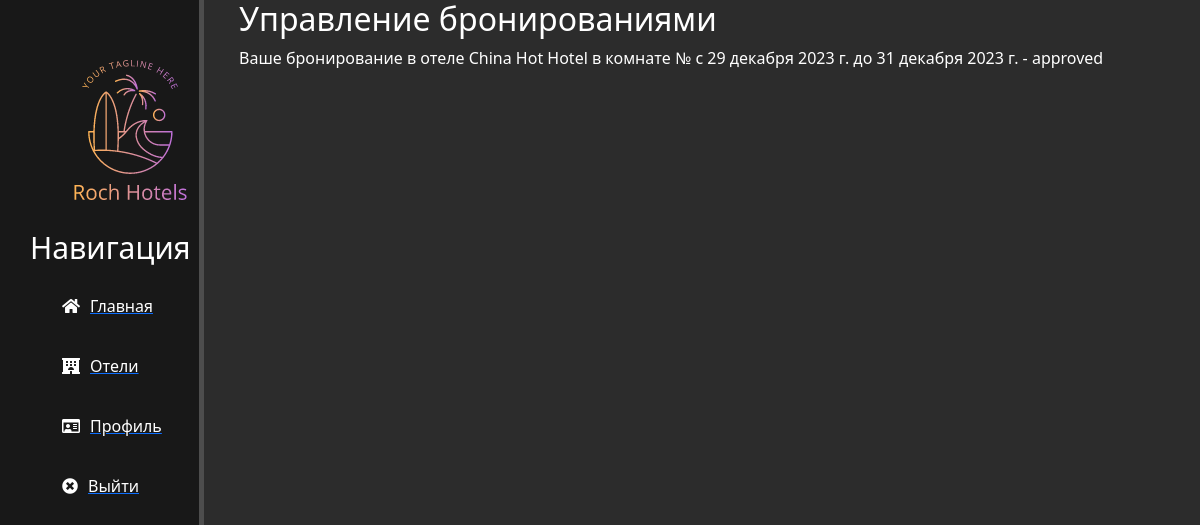
/manage-bookings/ (signed in), run on the app's committed database.
### main/models.py (models this page shows, shortened)
class Booking(models.Model):
    STATUS_CHOICES = [
        ('on_review', 'На рассмотрении'),
        ('approved', 'Одобрено'),
        ('rejected', 'Отклонено'),
    ]
    user = models.ForeignKey(User, on_delete=models.CASCADE)
    room = models.ForeignKey(Room, on_delete=models.CASCADE)
    check_in_date = models.DateField()
    check_out_date = models.DateField()
    created_at = models.DateTimeField(auto_now_add=True)
    updated_at = models.DateTimeField(auto_now=True)
    deleted_at = models.DateTimeField(null=True, blank=True)
    deleted = models.BooleanField(default=False)
    status = models.CharField(max_length=20, choices=STATUS_CHOICES, default='on_review')

class Room(models.Model):
    ROOM_TYPES = [
        ('Standart', 'Standart'),
        ('Bedroom', 'Bedroom'),
        ('Superior', 'Superior'),
        ('Studio', 'Studio'),
        ('Family Room', 'Family Room'),
        ('Family Studio', 'Family Studio'),
        ('Suite', 'Suite'),
        ('Junior Suite', 'Junior Suite'),
        ('De Luxe', 'De Luxe'),
        ('Executive Suite', 'Executive Suite'),
        ('Business Room', 'Business Room'),
        ('Connected Room', 'Connected Room'),
        ('Duplex', 'Duplex'),
        ('Apartment', 'Apartment'),
        ('King Suites', 'King Suites'),
        ('President Suites', 'President Suites'),
    ]
    hotel = models.ForeignKey(Hotel, on_delete=models.CASCADE)
    room_type = models.CharField(max_length=20, choices=ROOM_TYPES)
    description = models.TextField()
    beds_counter = models.PositiveSmallIntegerField()
    number_room = models.PositiveSmallIntegerField()
    level = models.PositiveSmallIntegerField()
    photos = models.ImageField(upload_to='room_images/', blank=False, null=False)
    price_per_night = models.DecimalField(max_digits=10, decimal_places=2)
    available = models.BooleanField(default=True)
    created_at = models.DateTimeField(auto_now_add=True)
    updated_at = models.DateTimeField(auto_now=True)
    deleted_at = models.DateTimeField(null=True, blank=True)
    deleted = models.BooleanField(default=False)
    def __str__(self):
        return f"{self.number_room} - {self.room_type}"

class Hotel(models.Model):
    name = models.CharField(max_length=50)
    location = models.CharField(max_length=250)
    description = models.TextField()
    photos = models.ImageField(upload_to='hotel_images/', blank=False, null=False)
    rating = models.DecimalField(max_digits=3, decimal_places=2, default=0.0)
    created_at = models.DateTimeField(auto_now_add=True)
    updated_at = models.DateTimeField(auto_now=True)
    deleted_at = models.DateTimeField(null=True, blank=True)
    deleted = models.BooleanField(default=False)
    room_count = models.PositiveIntegerField(default=0)
    phone_number = models.CharField(max_length=15, blank=True, null=True)
    email = models.EmailField(blank=True, null=True)
    address = models.CharField(max_length=250, blank=True, null=True)
    admin = models.OneToOneField(User, on_delete=models.CASCADE, related_name='admin_hotel')
    objects = HotelManager()
    def __str__(self):
        return self.name

### main/views.py (the view)
# urls.py: path('manage-bookings/', manage_bookings, name='manage-bookings'),
@login_required
def manage_bookings(request, hotel_id=None, room_id=None):
    hotels = Hotel.objects.all()
    rooms = Room.objects.all()
    user_bookings = Booking.objects.filter(user=request.user)
    if request.method == 'POST':
        form = ManageBookingsForm(request.POST, hotels=hotels, rooms=rooms)
        if form.is_valid():
            selected_hotel_id = form.cleaned_data['hotel']
            selected_room_id = form.cleaned_data['room']
            return redirect('manage-bookings', hotel_id=selected_hotel_id, room_id=selected_room_id)
    else:
        form = ManageBookingsForm(hotels=hotels, rooms=rooms)
    context = {'user_bookings': user_bookings, 'form': form}
    return render(request, 'main/manage_bookings.html', context)

### main/templatetags/custom_tags.py (called while the page is built)
@register.filter(name='has_group')
def has_group(user, group_name):
    return user.groups.filter(name=group_name).exists()

### main/templates/main/manage_bookings.html (shortened to what this page needs)
{% extends 'main/layout.html' %}
{% block content %}
  <h2 class="text-white">Управление бронированиями</h2>
  {% if user_bookings %}
    <ul>
      {% for booking in user_bookings %}
        <p class="text-white">
          Ваше бронирование в отеле {{ booking.room.hotel.name }} в комнате №{{ booking.room.number }} с {{ booking.check_in_date }} до {{ booking.check_out_date }} - {{ booking.status }}
      </p>
      {% endfor %}
    </ul>
  {% else %}
    <p class="text-white">У вас нет активных бронирований.</p>
  {% endif %}
{% endblock %}

### main/static/main/css/main.css (style rules this page uses)
body { background: #2c2c2c; }

### data on the page
Booking: room.hotel.name "China Hot Hotel", check_in_date "29 декабря 2023 г.", check_out_date "31 декабря 2023 г.", status "approved"
